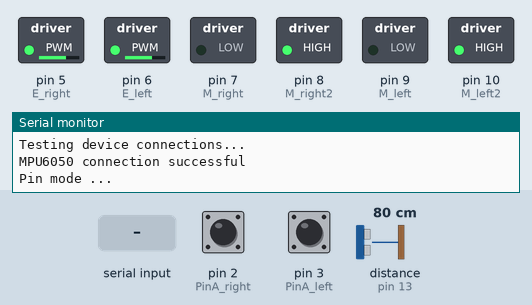
This sketch was run on a simulated Arduino Uno, built with avr-gcc and run on an emulated ATmega328P. On the bench: switched loads named in the sketch (green lamp = pin HIGH), the last lines printed to the serial monitor. Wiring (inferred from the names in the program): ultrasonic range finder: trigger pin 12; echo pin 13. Inputs (shaded band) come from the test bench; at power-on: distance to the obstacle (sensor on pin 13) 80 cm, pin 2 (PinA_right) HIGH, pin 3 (PinA_left) HIGH. The echo pulse lasts 58.3 µs per cm; pins used as bus, display or sensor lines are not drawn.

Above: at 1.2 s.
1.3 s: "a" received over Serial
At 1.7 s:
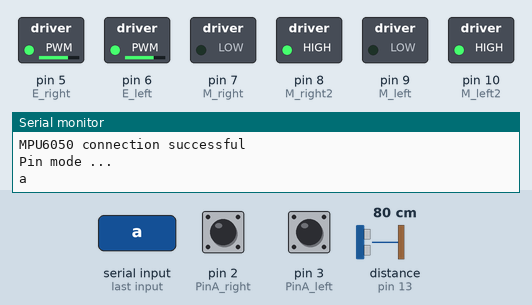
2.8 s: distance to the obstacle (sensor on pin 13) set to 2 cm
At 4.0 s:
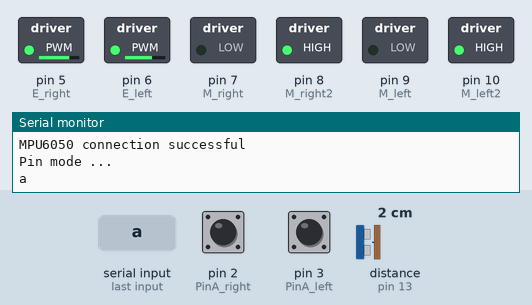
4.3 s: "b" received over Serial
At 5.2 s:
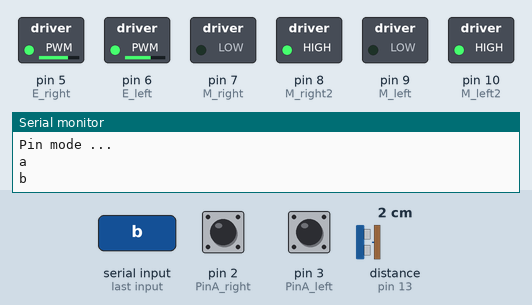
5.8 s: "c" received over Serial
At 6.3 s:
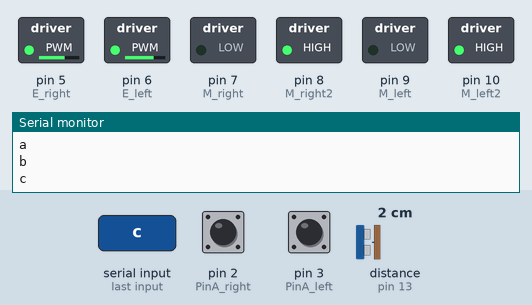
Timing chart, 0 to 8.3 s (numbered marks = the images above; inputs shaded):
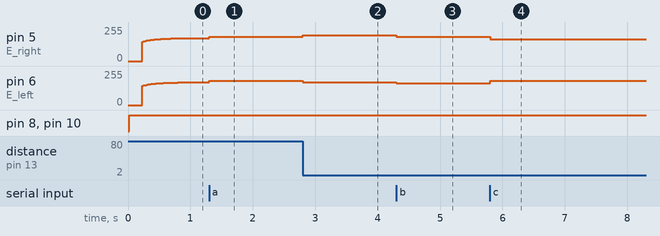

The sketch:

end_2.ino
```cpp
#include <MPU6050.h>
#include <I2Cdev.h>
#include <Wire.h>
#include <Kalman.h>
#include <math.h>


double Output;
char hc06Val = 's';
float cm,Angle_ax, Gyro_y, Angle,speeds, speeds_filter, positions,diff_speeds, diff_speeds_all;
int PWM_right = 0;
int PWM_left = 0;
int PWM_left_least = 87;
int PWM_right_least = 88;
int count_right = 0;
int count_left  = 0;
int old_time = 0;
int Speed_need = 0;
int Turn_need = 0;
int flag;
int cmContralVarial;

MPU6050 accelgyro;
int16_t ax, ay, az;
int16_t gx, gy, gz;
double Kp = 10, Kd = 0.06, Ksp = 2.8, Ksi = 0.11;

const int PinA_right = 2; //interrupt 0
const int PinA_left = 3; //interrupt 1
const int E_left = 6; //ENA
const int M_right = 7;
const int M_right2 = 8;
const int E_right = 5; //ENB
const int M_left = 9;
const int M_left2 = 10;
const int TrigPin = 12;
const int EchoPin = 13;

void setup() {
  Angle = 0;
  Wire.begin();
  Serial.begin(9600);
  accelgyro.reset();//reset
  delay(1);
  accelgyro.setClockSource(MPU6050_CLOCK_PLL_YGYRO);//PLL with Y Gyro reference*/
  accelgyro.setFullScaleGyroRange(MPU6050_GYRO_FS_2000);//0x1B Value 0x18 2000°/s
  accelgyro.setFullScaleAccelRange(MPU6050_ACCEL_FS_4);//0x1C Value 0x18 16g
  accelgyro.setDLPFMode(MPU6050_DLPF_BW_5);//0x06 means acc 5Hz delay19.0ms Gyro 5Hz delay 18.6ms
  accelgyro.setTempSensorEnabled(true);//disable temsensor
  accelgyro.setSleepEnabled(false);
  Serial.println("Testing device connections...");
  Serial.println(accelgyro.testConnection() ? "MPU6050 connection successful" : "MPU6050 connection failed");
  pinMode(E_right, OUTPUT); pinMode(M_right, OUTPUT); pinMode(M_right2, OUTPUT);
  pinMode(E_left, OUTPUT);  pinMode(M_left, OUTPUT); pinMode(M_left2, OUTPUT);
  pinMode(PinA_right, INPUT); pinMode(PinA_left, INPUT); // in 0 in 1
  pinMode(TrigPin,OUTPUT); pinMode(EchoPin,INPUT);
  Serial.println("Pin mode ...");
  attachInterrupt(0, Code_right, FALLING); attachInterrupt(1, Code_left, FALLING);
}

void loop() {
  float cm = UltraDis();
  if(cm>25){
    cmContralVarial = 0;
  }else{
    cmContralVarial = 10;
  }

 if (Serial.available() > 0){
     hc06Val = Serial.read();
     Serial.println(hc06Val);
   }
 switch(hc06Val){
 case 'a':    //Go
     Speed_need=30;
     Turn_need=cmContralVarial;
     positions=80;
     break;
 case 'b':    //right
     Speed_need=10;
     Turn_need=10;
     positions=10;
     break;
 case 'c':    //left
     Speed_need=10;
     Turn_need=-10;
     positions=10;
     break;
 case 'd':    //stop
     Speed_need=0;
     Turn_need=0;
     positions=0;
     break;
 default:    //stop
     Speed_need=0;
     Turn_need=0;
     positions=0;
     break;
  }

  Angle_Calcu();
  PWM_Calcu();
}


void PWM_Calcu(void)
{
  if (abs(Angle)>40)
    {SetMotorVoltage(0,0);}
    else
    { //Speed_need=30;Turn_need=0;positions=80;
      speeds=(count_left + count_right)*0.5;
      diff_speeds = count_left - count_right;
      diff_speeds_all += diff_speeds;
      speeds_filter *=0.85;
      speeds_filter +=speeds*0.15;
      positions += speeds_filter;
      positions += Speed_need;
      positions = constrain(positions, -2300, 2300);
      Output = Kp*Angle + Kd*Gyro_y + Ksp*speeds_filter + Ksi*positions;
      //Serial.print("Output");Serial.println(Output);
      if(Turn_need==0){PWM_right=Output-diff_speeds_all;
      PWM_left=Output+diff_speeds_all;}
      PWM_right=Output+Turn_need;
      PWM_left=Output-Turn_need;

      if(PWM_right>=0){PWM_right+=PWM_right_least;}else{PWM_right-=PWM_right_least;}
      if(PWM_left>=0){PWM_left+=PWM_left_least;}else{PWM_left-=PWM_left_least;}

      SetMotorVoltage(PWM_left,PWM_right);}
      count_left = 0;
      count_right = 0;
}

void SetMotorVoltage(int nLeftVol, int nRightVol) {
  if (nLeftVol >= 0)
  { digitalWrite(M_left, LOW);
    digitalWrite(M_left2, HIGH);
  } else {
    digitalWrite(M_left, HIGH);
    digitalWrite(M_left2, LOW);
    nLeftVol = -nLeftVol;
  }
  if (nRightVol >= 0) {
    digitalWrite(M_right, LOW);
    digitalWrite(M_right2, HIGH);
  } else {
    digitalWrite(M_right, HIGH);
    digitalWrite(M_right2, LOW);
    nRightVol = -nRightVol;
  }
  if (nLeftVol > 255) { nLeftVol = 255 ; } //防止PWM值超过255
  if (nRightVol > 255) { nRightVol = 255 ; } //防止PWM值超过255
  analogWrite(E_left, nLeftVol);
  analogWrite(E_right, nRightVol);
}
void Code_right() {  if (Output >= 0) {count_right += 1;} else {count_right -= 1;} } //if only +,can't stand up 编码器码盘计数加一
void Code_left() {  if (Output >= 0) {count_left += 1;} else {count_left -= 1;}} // 编码器码盘计数加一
float UltraDis()
{
    digitalWrite(TrigPin,LOW);
    delayMicroseconds(2);
    digitalWrite(TrigPin,HIGH);
    delayMicroseconds(10);
    digitalWrite(TrigPin,LOW);
    cm = pulseIn(EchoPin,HIGH)/58.0;
    cm = (int(cm*100.0))/100.0; //保留两位小数
    return cm;
}

void Angle_Calcu(void)         {
  Angle_ax = (ax + 1942) / 238.2 ; //去除零点偏移1942,//16384*3.14/1.2*180//弧度转换为度
  Gyro_y = -(gy - 119.58) / 16.4; //去除零点偏移119,2000deg/s 16.4 LSB/(deg/s)250---131 ，负号为方向处理
  //Serial.print("Angle_ax,Angle_gy");Serial.print(Angle_ax);Serial.println(Angle_gy);
  Angle = 0.97 * (Angle + Gyro_y * 0.0005) + 0.03 * Angle_ax;
}
```

Measured:
- after the input at 1.3 s, pin 5 (E_right): 171/255 → 183/255 at once; pin 6 (E_left): 170/255 → 182/255 at once
- after the input at 2.8 s, pin 5 (E_right): 183/255 → 193/255 at once; pin 6 (E_left): 182/255 → 172/255 at once
- after the input at 4.3 s, pin 5 (E_right): 193/255 → 183/255 at once; pin 6 (E_left): 172/255 → 162/255 at once
- after the input at 5.8 s, pin 5 (E_right): 183/255 → 163/255 at once; pin 6 (E_left): 162/255 → 182/255 at once
